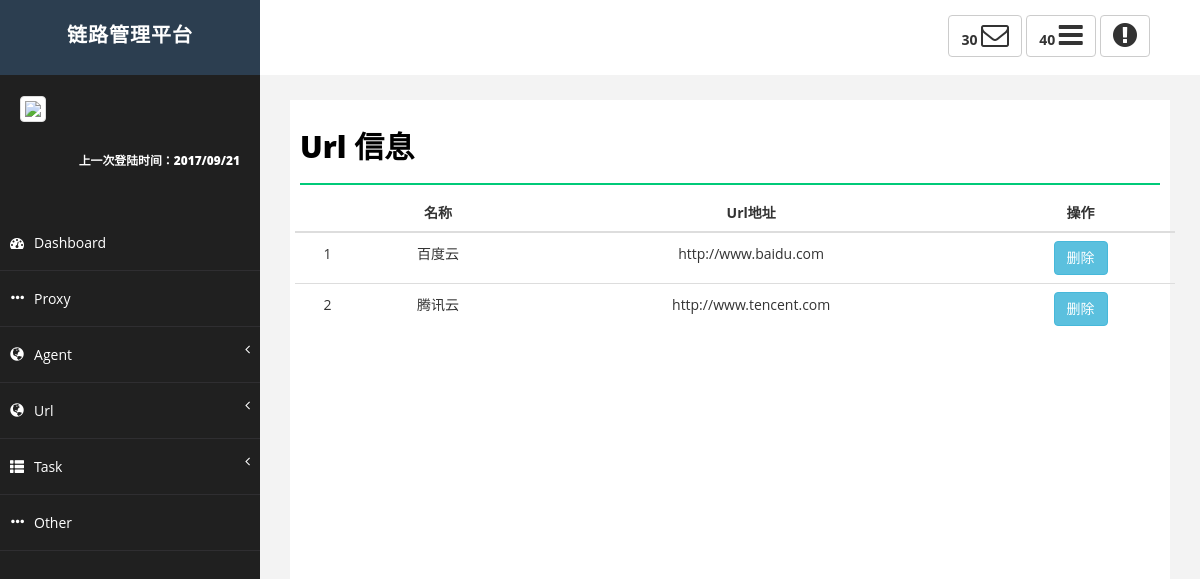
Page /url_info.html on the committed database.
### GetIpAddress/models.py (models this page shows)
class UrlInfo(models.Model):
    UrlName = models.CharField(max_length=16, verbose_name='Url名称')
    UrlAddress = models.CharField(max_length=128, verbose_name='Url地址')
    Used = models.IntegerField(default=0)
    Checked = models.IntegerField(default=0)

### GetIpAddress/views.py (the view)
# urls.py: url(r'url_info.html', GetIpAddress.views.url_index),
def url_index(request):
    if request.method == 'GET':
        available_url = models.UrlInfo.objects.filter(Used=0)
        return render(request, 'url_info.html', {'available_url': available_url})

### templates/url_info.html (shortened to what this page needs)
{% extends 'index.html' %}
{% block content_title %}
    <h1 class="page-head-line">Url 信息</h1>
{% endblock %}
{% block content_main %}
    {% if available_url %}
        <div class="table-responsive">
            <table class="table table-hover">
                <thead>
                <tr>
                    <th></th>
                    <th style="text-align: center">名称</th>
                    <th style="text-align: center">Url地址</th>
                    <th style="text-align: center">操作</th>
                </tr>
                </thead>
                <tbody>
                {% for url in available_url %}
                    <tr style="text-align: center" hid="{{ url.id }}">
                        <td style="line-height:inherit">{{ forloop.counter }}</td>
                        <td style="line-height:inherit">{{ url.UrlName }}</td>
                        <td style="line-height:inherit">{{ url.UrlAddress }}</td>
                        <td>
                            <button type="button" class="btn btn-info" data-toggle="modal" name="deleurl"
                                    data-target="#delhost" url_id="{{ url.id }}">
                                删除
                            </button>
                        </td>
                    </tr>
                {% endfor %}
                </tbody>
            </table>
        </div>
    {% else %}
        <h4 style="text-align: center">没有要监测的Url</h4>
    {% endif %}
{% endblock %}

### static/css/basic.css (style rules this page uses)
body { font-family: 'Open Sans', sans-serif; line-height:25px; }
.page-head-line { font-size: 30px; text-transform: capitalize; color: #000; font-weight: 800; padding-bottom: 20px; border-bottom: 2px solid #00CA79; margin-bottom: 10px; }

### templates/url_info.html (style rules this page uses)
.table-responsive { margin-left: 10px }

### rows in the picture
UrlInfo: UrlName "百度云", UrlAddress "http://www.baidu.com"
UrlInfo: UrlName "腾讯云", UrlAddress "http://www.tencent.com"
